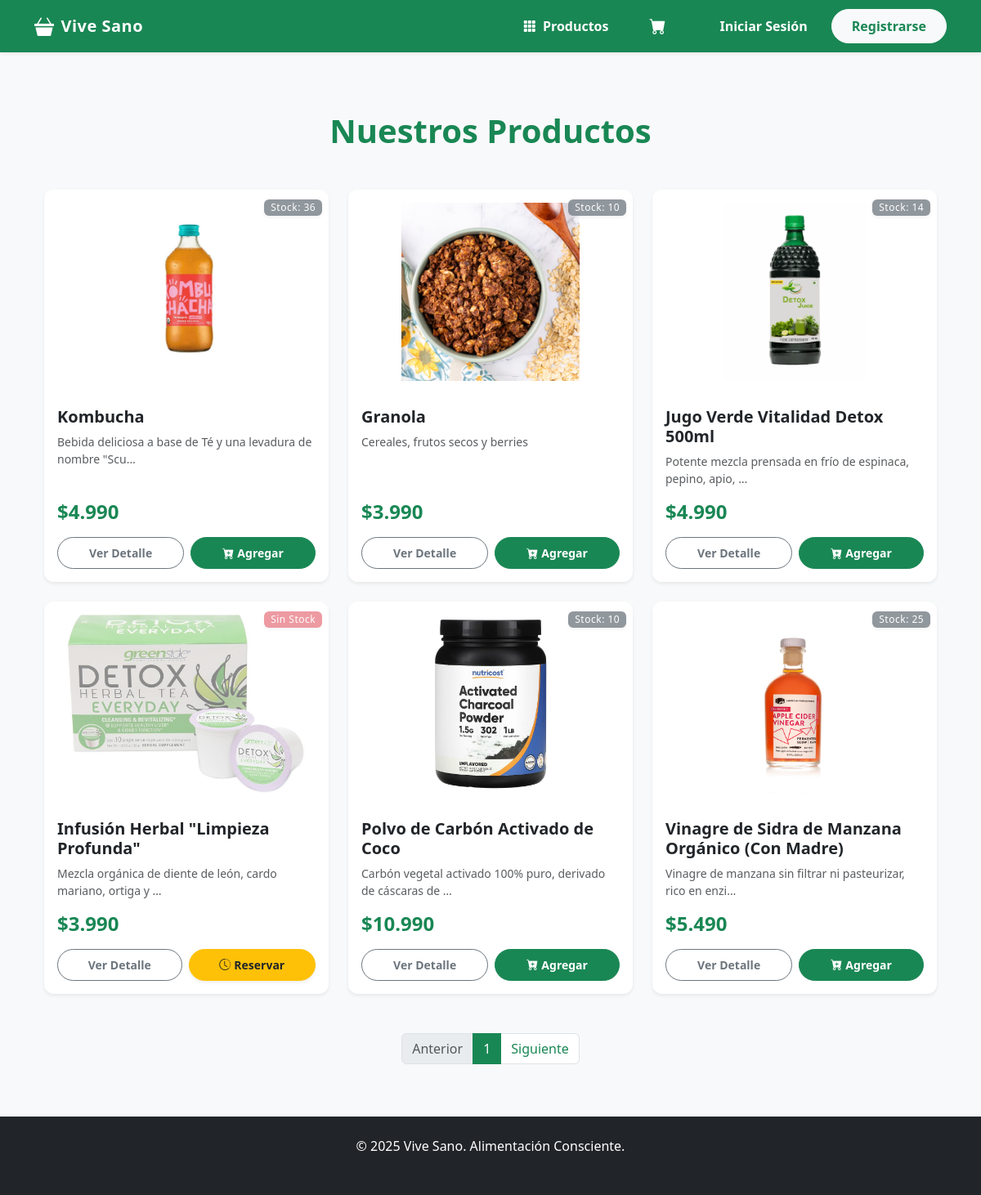
Page /catalogo/ on the earlier database version.
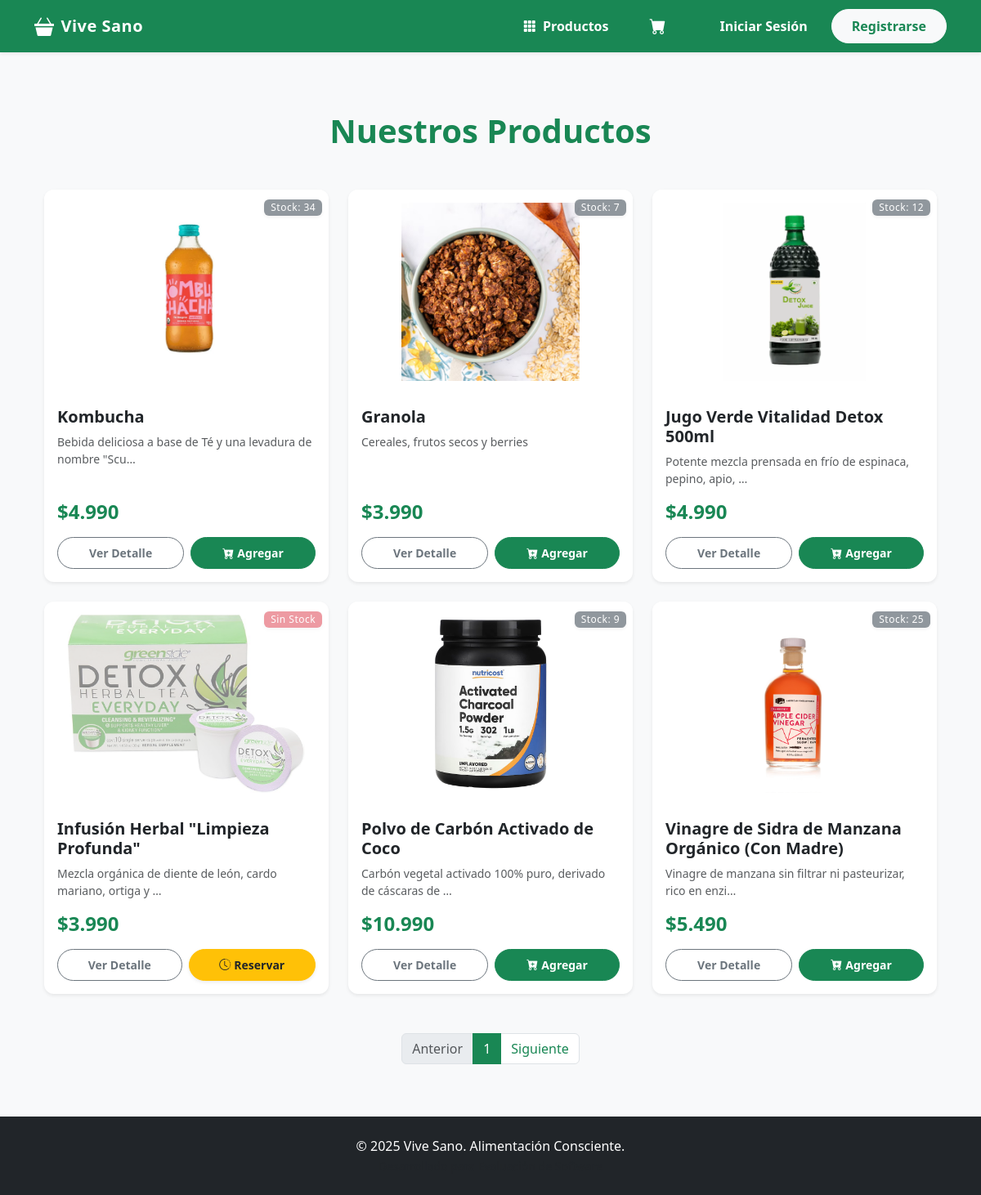
Same page on the later database version.
### gestion/models.py (models this page shows, shortened)
class Producto(models.Model):
    nombre = models.CharField(max_length=100)
    descripcion = models.TextField(blank=True, null=True)
    precio = models.DecimalField(max_digits=10, decimal_places=2) # Usamos Decimal para dinero
    stock = models.IntegerField(default=0)
    categoria = models.CharField(max_length=50, blank=True)
    imagen = models.ImageField(upload_to='productos/', null=True, blank=True)

### core/views.py (the view)
# urls.py: path('catalogo/', views.catalogo, name='catalogo'),
def catalogo(request):
    productos_list = Producto.objects.all().order_by('id')
    categoria_filter = request.GET.get('categoria')
    if categoria_filter:
        productos_list = productos_list.filter(categoria__icontains=categoria_filter)
    paginator = Paginator(productos_list, 6)
    page_number = request.GET.get('page')
    page_obj = paginator.get_page(page_number)
    return render(request, 'core/catalogo.html', {'page_obj': page_obj})

### core/context_processors.py (called while the page is built, shortened)
def contadores_globales(request):
    data = {
        'cant_logistica': 0,
        'cant_atencion': 0
    }
    return data

### core/templatetags/filtros_extra.py (called while the page is built)
@register.filter
def clp(value):
    try:
        value = int(value) # Quitamos decimales (.00)
        return "${:,.0f}".format(value).replace(",", ".")
    except (ValueError, TypeError):
        return value

### core/templates/core/catalogo.html (shortened to what this page needs)
{% extends 'base.html' %}
{% load static %}
{% load filtros_extra %}
{% block content %}
<div class="container mt-4">
    <h1 class="text-center mb-5 fw-bold text-success">Nuestros Productos</h1>
    <div class="row row-cols-1 row-cols-md-3 g-4">
        {% for producto in page_obj %}
        <div class="col">
            <div class="card h-100 shadow-sm border-0 product-card position-relative">
                <div class="position-absolute top-0 end-0 m-2">
                    {% if producto.stock > 0 %}
                        <span class="badge bg-secondary opacity-75 shadow-sm">
                            Stock: {{ producto.stock }}
                        </span>
                    {% else %}
                        <span class="badge bg-danger shadow-sm">
                            Sin Stock
                        </span>
                    {% endif %}
                </div>
                {% if producto.imagen %}
                    <img src="{{ producto.imagen.url }}" class="card-img-top p-3 {% if producto.stock == 0 %}opacity-50{% endif %}" alt="{{ producto.nombre }}" style="height: 250px; object-fit: contain;">
                {% else %}
                    <div class="bg-light d-flex align-items-center justify-content-center text-muted" style="height: 250px;">
                        <i class="bi bi-image fs-1"></i>
                    </div>
                {% endif %}
                <div class="card-body d-flex flex-column">
                    <h5 class="card-title fw-bold">{{ producto.nombre }}</h5>
                    <p class="card-text text-muted small">{{ producto.descripcion|truncatechars:60 }}</p>
                    <div class="mt-auto">
                        <h4 class="fw-bold text-success mb-3">{{ producto.precio|clp }}</h4>
                        <div class="d-flex gap-2">
                            <a href="{% url 'core:detalle' producto.id %}" class="btn btn-outline-secondary btn-sm flex-fill rounded-pill d-flex align-items-center justify-content-center">
                                Ver Detalle
                            </a>
                            {% if producto.stock > 0 %}
                                <form action="{% url 'core:agregar' producto.id %}" method="POST" class="flex-fill d-flex">
                                    <button type="submit" class="btn btn-success btn-sm flex-fill rounded-pill d-flex align-items-center justify-content-center">
                                        <i class="bi bi-cart-plus-fill me-1"></i> Agregar
                                    </button>
                                </form>
                            {% else %}
                                <a href="{% url 'core:reservar_producto' producto.id %}" class="btn btn-warning btn-sm flex-fill text-dark fw-bold rounded-pill d-flex align-items-center justify-content-center shadow-sm">
                                    <i class="bi bi-clock-history me-1"></i> Reservar
                                </a>
                            {% endif %}
                        </div>
                    </div>
                </div>
            </div>
        </div>
        {% empty %}
        <div class="col-12 text-center py-5">
            <div class="alert alert-light text-muted" role="alert">
                <i class="bi bi-basket me-2"></i> No hay productos disponibles en este momento.
            </div>
        </div>
        {% endfor %}
    </div>
    <nav class="mt-5">
        <ul class="pagination justify-content-center">
            {% if page_obj.has_previous %}
                <li class="page-item">
                    <a class="page-link text-success" href="?page={{ page_obj.previous_page_number }}{% if request.GET.categoria %}&categoria={{ request.GET.categoria }}{% endif %}">Anterior</a>
                </li>
            {% else %}
                <li class="page-item disabled"><span class="page-link">Anterior</span></li>
            {% endif %}
            <li class="page-item active" aria-current="page">
                <span class="page-link bg-success border-success">{{ page_obj.number }}</span>
            </li>
            {% if page_obj.has_next %}
                <li class="page-item">
                    <a class="page-link text-success" href="?page={{ page_obj.next_page_number }}{% if request.GET.categoria %}&categoria={{ request.GET.categoria }}{% endif %}">Siguiente</a>
                </li>
            {% else %}
                <li class="page-item disabled"><span class="page-link">Siguiente</span></li>
            {% endif %}
        </ul>
    </nav>
</div>
{% endblock %}

### templates/base.html (shortened to what this page needs)
{% load static %}
{% load auth_extras %} <!DOCTYPE html>
<html lang="es">
<head>
    <link href="https://cdn.jsdelivr.net/npm/bootstrap@5.3.2/dist/css/bootstrap.min.css" rel="stylesheet">
    <link rel="stylesheet" href="https://cdn.jsdelivr.net/npm/bootstrap-icons@1.11.3/font/bootstrap-icons.css">
    <link rel="stylesheet" href="https://cdn.jsdelivr.net/gh/lipis/flag-icons@6.6.6/css/flag-icons.min.css"/>
    <link rel="stylesheet" href="{% static 'css/styles.css' %}">
</head>
<body class="d-flex flex-column min-vh-100">
    <nav class="navbar navbar-expand-lg navbar-dark bg-success sticky-top shadow-sm">
      <div class="container">
        <a class="navbar-brand d-flex align-items-center" href="{% url 'core:home' %}">
            <i class="bi bi-basket3-fill me-2 fs-4"></i>
            <span>Vive Sano</span>
        </a>
        <div class="collapse navbar-collapse" id="navbarNav">
          <ul class="navbar-nav ms-auto align-items-center gap-2">
            <li class="nav-item">
                <a class="nav-link" href="{% url 'core:catalogo' %}">
                    <i class="bi bi-grid-3x3-gap-fill me-1"></i> Productos
                </a>
            </li>
            <li class="nav-item position-relative me-2">
                <a href="{% url 'core:ver_carrito' %}" class="nav-link">
                    <i class="bi bi-cart-fill fs-5"></i>
                </a>
            </li>
            {% if user.is_authenticated %}
                <li class="nav-item dropdown ms-2">
                    <a class="nav-link dropdown-toggle" href="#" role="button" data-bs-toggle="dropdown">
                        Hola, {{ user.first_name|default:user.username }}
                    </a>
                    <ul class="dropdown-menu dropdown-menu-end shadow border-0">
                        <li><h6 class="dropdown-header">Mi Cuenta</h6></li>
                        <li><a class="dropdown-item" href="{% url 'core:perfil' %}"><i class="bi bi-person-circle me-2"></i>Mi Perfil</a></li>
                        <li><a class="dropdown-item" href="{% url 'core:mis_pedidos' %}"><i class="bi bi-bag-check-fill me-2"></i>Mis Pedidos</a></li>
                        {% if user.is_staff %}
                            <li><hr class="dropdown-divider"></li>
                            <li><a class="dropdown-item" href="/admin/"><i class="bi bi-gear me-2"></i>Admin Django</a></li>
                        {% endif %}
                        <li><hr class="dropdown-divider"></li>
                        <li><a class="dropdown-item text-danger" href="{% url 'core:logout' %}"><i class="bi bi-box-arrow-right me-2"></i>Cerrar Sesión</a></li>
                    </ul>
                </li>
            {% else %}
                <li class="nav-item ms-2">
                    <a class="nav-link" href="{% url 'core:login' %}">Iniciar Sesión</a>
                </li>
                <li class="nav-item">
                    <a class="btn btn-light text-success fw-bold rounded-pill px-4" href="{% url 'core:registro' %}">Registrarse</a>
                </li>
            {% endif %}
          </ul>
        </div>
      </div>
    </nav>
    <main class="container my-5 flex-grow-1">
        {% block content %}{% endblock %}
    </main>
    <footer class="bg-dark text-white text-center py-4 mt-auto">
        <div class="container">
            <p class="mb-0">&copy; 2025 Vive Sano. Alimentación Consciente.</p>
            <small class="text-muted">Desarrollado para Evaluación de Software</small>
        </div>
    </footer>
</body>
</html>

### static/css/styles.css (style rules this page uses)
body { background-color: #f8f9fa; font-family: 'Segoe UI', Tahoma, Geneva, Verdana, sans-serif; }
.navbar-brand { font-weight: 700; letter-spacing: 0.5px; }
.navbar-nav .nav-link { color: white !important; font-weight: 600; padding: 8px 20px !important; border-radius: 50px; transition: all 0.3s ease; border: 1px solid transparent; }
.card { border: none; border-radius: 12px; transition: transform 0.2s ease, box-shadow 0.2s ease; }
.product-card .card-img-top { height: 250px; width: 100%; object-fit: contain; padding: 15px; background-color: #fff; border-radius: 12px 12px 0 0; }
.btn { border-radius: 50px; padding: 8px 20px; font-weight: 600; }
.badge { font-weight: 500; letter-spacing: 0.5px; }

Differences in the rows shown:
changed Producto "Kombucha": stock "36" → "34"
changed Producto "Granola": stock "10" → "7"
changed Producto "Jugo Verde Vitalidad Detox 500ml": stock "14" → "12"
changed Producto "Polvo de Carbón Activado de Coco": stock "10" → "9"
